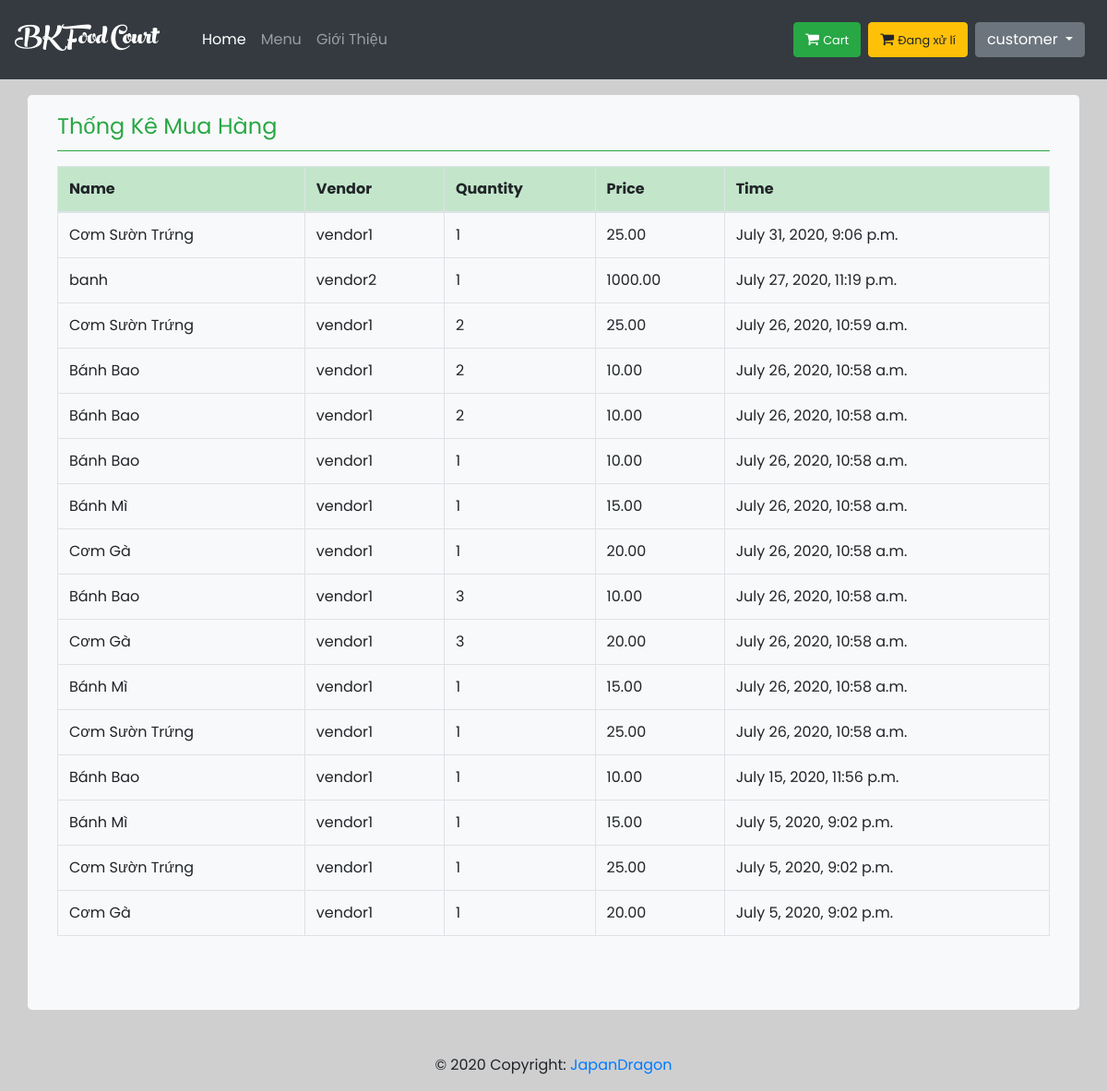
Page /customer-report/ (signed in) on the committed database.
### home/models.py (models this page shows, shortened)
class OrderSuccess(models.Model):
    customer = models.ForeignKey(User, null=True, on_delete=models.CASCADE, limit_choices_to={
        'is_staff': False
    }, related_name='customer_order')
    vendor = models.ForeignKey(User, null=True, on_delete=models.CASCADE, limit_choices_to={
        'is_staff': True,
    }, related_name='vendor_order')
    food = models.CharField(max_length=200)
    quantity = models.IntegerField(default=1)
    price = models.DecimalField(max_digits=10, decimal_places=2)
    date_done = models.DateTimeField(default=timezone.now())
    class Meta:
        ordering = ('-date_done',)
    def get_item_by_customer(self, customer_id):
        try:
            return self.objects.filter(customer_id=customer_id)
        except:
            return None

### report/views.py (the view)
# urls.py: path('customer-report/', report_view.customer_report_view, name='customer-report'),
def customer_report_view(request):
    report = OrderSuccess.get_item_by_customer(OrderSuccess,request.user.id)
    context = {
        'orders': report,
    }
    return render(request, 'report/customer_report.html', context)

### Food/processor.py (called while the page is built)
def context(request):
    return {
        'list': foods.objects.all(),
    }

### templates/report/customer_report.html (shortened to what this page needs)
{% extends 'home/base.html' %}
{% load tz %}
{% block container %}
<div class="container jumbotron mt-3 pt-3 bg-light">
        <fieldset class="border-bottom border-success mb-3">
            <legend class="text-success">Thống Kê Mua Hàng</legend>
        </fieldset>
        <table class="table table-{1:striped|sm|bordered|hover|inverse} table-inverse table-bordered">
            <thead class="thead-inverse|thead-default table-bordered table-success">
            <tr>
                <th>Name</th>
                <th>Vendor</th>
                <th>Quantity</th>
                <th>Price</th>
                <th>Time</th>
            </tr>
            </thead>
            <tbody>
            {% for order in orders %}
                <tr>
                    <td scope="row">{{ order.food }}</td>
                    <td>{{ order.vendor }}</td>
                    <td>{{ order.quantity }}</td>
                    <td>{{ order.price }}</td>
                    <td>{{ order.date_done }}</td>
                </tr>
            {% endfor %}
            </tbody>
        </table>
    </div>
{% endblock %}

### templates/home/base.html (shortened to what this page needs)
<!DOCTYPE html>
<html lang="en">
<head>
    {% load static %}
    <link rel="stylesheet" href="{% static 'bootstrap/css/bootstrap.min.css' %}">
    <link rel="stylesheet" type="text/css" href="{% static 'home/CSS/style.css' %}"/>
    <link rel="stylesheet" href="https://cdnjs.cloudflare.com/ajax/libs/font-awesome/4.7.0/css/font-awesome.min.css">
    <link rel="stylesheet" href="https://cdnjs.cloudflare.com/ajax/libs/toastr.js/latest/toastr.min.css">
</head>
<body style="padding-top: 65pt">
<nav class="navbar navbar-expand-md navbar-dark bg-dark fixed-top">
    <a href="{% url 'home' %}" class="navbar-brand">
        <div class="logo">
            BK Food Court
        </div>
    </a>
    <div class="collapse navbar-collapse ml-md-4" id="navbarCollapse">
        <div class="navbar-nav">
            <a href="{% url 'home' %}" class="nav-item nav-link active">Home</a>
            <a href="{% url 'menu' %}" class="nav-item nav-link">Menu</a>
            <a href="{% url 'intro' %}" class="nav-item nav-link">Giới Thiệu</a>
        </div>
        <div class="navbar-nav ml-auto">
            {% if user.is_authenticated %} {% if user.is_staff %}
                {% if not user.is_superuser %}
                    <a href="{% url 'donhang' %}">
                        <button class="btn btn-warning mr-2"><i class="fa fa-shopping-cart" aria-hidden="true"></i>
                            <small>Đơn Hàng</small>
                        </button>
                    </a>
                    <a href="{% url 'foodstore' %}">
                        <button class="btn btn-info mr-2"><i class="fa fa-cutlery" aria-hidden="true"></i>
                            <small>Food Store</small>
                        </button>
                    </a>
                    <a href="{% url 'addfood' %}">
                        <button class="btn btn-outline-info mr-2"><i class="fa fa-pencil-square-o"
                                                                     aria-hidden="true"></i>
                            <small>Add Food</small>
                        </button>
                    </a>
                    <div class="dropdown">
                        <button class="btn btn-secondary dropdown-toggle mr-sm-2" type="button" id="dropdownMenuButton"
                                data-toggle="dropdown" aria-haspopup="true" aria-expanded="false">
                            {{ user.get_username }}
                        </button>
                        <div class="dropdown-menu dropdown-menu-right" aria-labelledby="dropdownMenuButton">
                            <a class="dropdown-item" href="{% url 'profile' %}">Thông Tin Tài Khoản</a>
                            <a class="dropdown-item" href="{% url 'accountupdate' %}">Chỉnh Sửa Thông Tin</a>
                            <a class="dropdown-item" href="{% url 'report' %}">Report</a>
                            <a class="dropdown-item" href="{% url 'logout' %}">Đăng xuất</a>
                        </div>
                    </div>
                {% else %}
                    <a href="{% url 'list_vendor' %}">
                        <button class="btn btn-warning mr-2"><i class="fa fa-shopping-cart" aria-hidden="true"></i>
                            <small>Vendor</small>
                        </button>
                    </a>
                    <a href="{% url 'new_vendor' %}">
                        <button class="btn btn-info mr-2"><i class="fa fa-pencil-square-o" aria-hidden="true"></i>
                            <small>Add Vendor</small>
                        </button>
                    </a>
                    <div class="dropdown">
                        <button class="btn btn-secondary dropdown-toggle mr-sm-2" type="button" id="dropdownMenuButton"
                                data-toggle="dropdown" aria-haspopup="true" aria-expanded="false">
                            {{ user.get_username }}
                        </button>
                        <div class="dropdown-menu dropdown-menu-right" aria-labelledby="dropdownMenuButton">
                            <a class="dropdown-item" href="{% url 'profile' %}">Thông Tin Tài Khoản</a>
                            <a class="dropdown-item" href="{% url 'accountupdate' %}">Chỉnh Sửa Thông Tin</a>
                            <a class="dropdown-item" href="{% url 'logout' %}">Đăng xuất</a>
                        </div>
                    </div>
                {% endif %}
            {% else %}
                <a href="{% url 'cart' %}">
                    <button class="btn btn-success mr-2"><i class="fa fa-shopping-cart" aria-hidden="true"></i>
                        <small>Cart</small>
                    </button>
                </a>
                <a href="{% url 'food-processing' %}">
                    <button class="btn btn-warning mr-2"><i class="fa fa-shopping-cart" aria-hidden="true"></i>
                        <small>Đang xử lí</small>
                    </button>
                </a>
                <div class="dropdown">
                    <button class="btn btn-secondary dropdown-toggle mr-sm-2" type="button" id="dropdownMenuButton"
                            data-toggle="dropdown" aria-haspopup="true" aria-expanded="false">
                        {{ user.get_username }}
                    </button>
                </div>
            {% endif %} {% else %}
                <a class="btn btn-secondary nav-item mr-sm-2" href="{% url 'login' %}">Đăng nhập
                </a>
                <a class="btn nav-item btn-outline-light mr-sm-2" href="{% url 'register' %}">Đăng kí
                </a> {% endif %}
        </div>
    </div>
</nav>
{% block container %} {% endblock container %} {% block script %} {% endblock script %}
<footer class=" font-small blue">
  <div class="footer-copyright text-center py-3">© 2020 Copyright:
    <a href="https://github.com/huynhnhatlong9/" target="_blank"> JapanDragon</a>
  </div>
</footer>
</body>
</html>

### static/home/CSS/style.css (style rules this page uses)
* { text-decoration: none; }
body { position: relative; min-height: 100%; font-family: "Poppins", sans-serif; padding: 0pt; background-color: rgba(175, 175, 177, 0.6); }
.logo { font-family: peachcream !important; font-size: 40px; color: white; transition: 0.9s; }

### rows in the picture
OrderSuccess: food "Cơm Sườn Trứng", vendor "vendor1", quantity "1", price "25.00", date_done "July 31, 2020, 9:06 p.m."
OrderSuccess: food "banh", vendor "vendor2", quantity "1", price "1000.00", date_done "July 27, 2020, 11:19 p.m."
OrderSuccess: food "Cơm Sườn Trứng", vendor "vendor1", quantity "2", price "25.00", date_done "July 26, 2020, 10:59 a.m."
OrderSuccess: food "Bánh Bao", vendor "vendor1", quantity "2", price "10.00", date_done "July 26, 2020, 10:58 a.m."
OrderSuccess: food "Bánh Bao", vendor "vendor1", quantity "2", price "10.00", date_done "July 26, 2020, 10:58 a.m."
OrderSuccess: food "Bánh Bao", vendor "vendor1", quantity "1", price "10.00", date_done "July 26, 2020, 10:58 a.m."
OrderSuccess: food "Bánh Mì", vendor "vendor1", quantity "1", price "15.00", date_done "July 26, 2020, 10:58 a.m."
OrderSuccess: food "Cơm Gà", vendor "vendor1", quantity "1", price "20.00", date_done "July 26, 2020, 10:58 a.m."
OrderSuccess: food "Bánh Bao", vendor "vendor1", quantity "3", price "10.00", date_done "July 26, 2020, 10:58 a.m."
OrderSuccess: food "Cơm Gà", vendor "vendor1", quantity "3", price "20.00", date_done "July 26, 2020, 10:58 a.m."
OrderSuccess: food "Bánh Mì", vendor "vendor1", quantity "1", price "15.00", date_done "July 26, 2020, 10:58 a.m."
OrderSuccess: food "Cơm Sườn Trứng", vendor "vendor1", quantity "1", price "25.00", date_done "July 26, 2020, 10:58 a.m."
OrderSuccess: food "Bánh Bao", vendor "vendor1", quantity "1", price "10.00", date_done "July 15, 2020, 11:56 p.m."
OrderSuccess: food "Bánh Mì", vendor "vendor1", quantity "1", price "15.00", date_done "July 5, 2020, 9:02 p.m."
OrderSuccess: food "Cơm Sườn Trứng", vendor "vendor1", quantity "1", price "25.00", date_done "July 5, 2020, 9:02 p.m."
OrderSuccess: food "Cơm Gà", vendor "vendor1", quantity "1", price "20.00", date_done "July 5, 2020, 9:02 p.m."

### other values in the picture
{{ user.get_username }} "customer"
